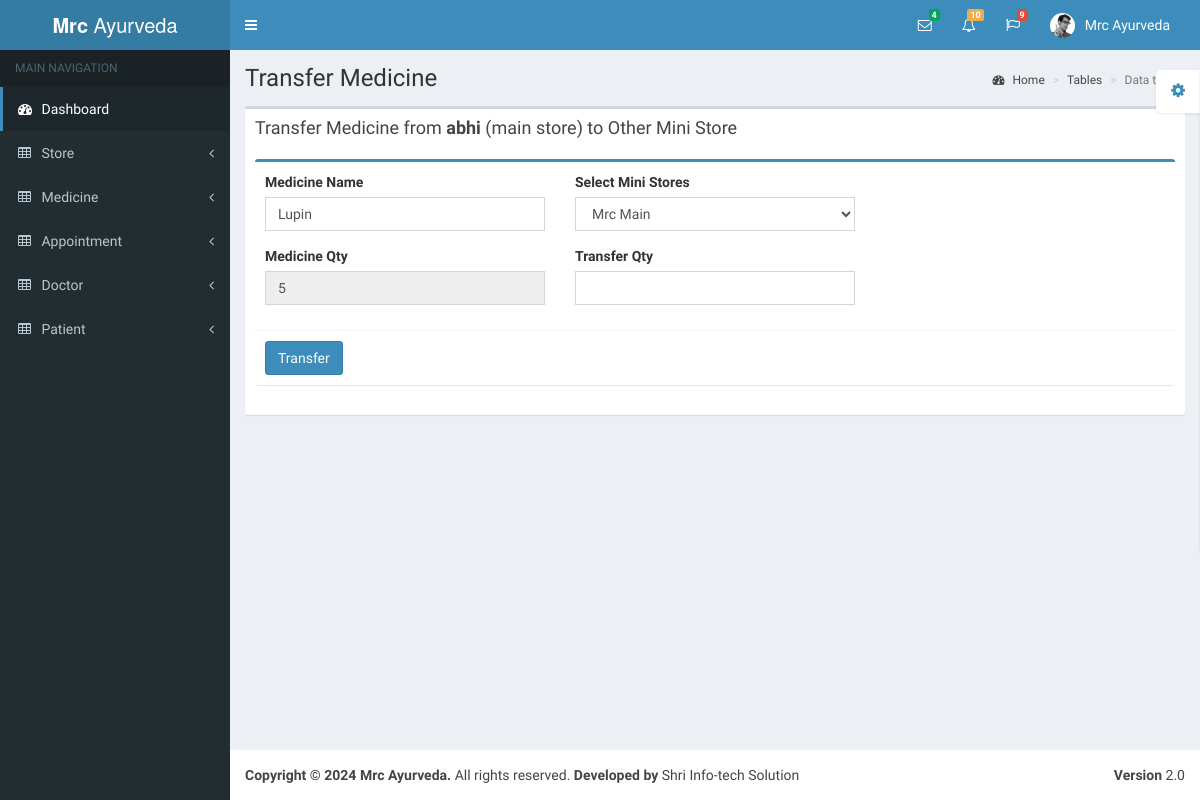
The app's page /store/transfer_mini_store_medicine_detail/3/ with its own data.
### account/models.py (models this page shows, shortened)
class User(AbstractUser):
    username = models.CharField(max_length=500, unique=True, null=True)
    email = models.EmailField(unique=True, null=True)
    mobile = models.CharField(max_length=20, null=True)
    phone = models.CharField(max_length=20, null=True)
    address = models.TextField(null=True)
    is_staff = models.BooleanField(default=False)
    is_active = models.BooleanField(default=True)
    created_at = models.DateTimeField(auto_now_add=True)
    class Meta:
        db_table = 'user'

### store/models.py (models this page shows, shortened)
class MedicineStore(models.Model):
    from_store = models.ForeignKey(Store, related_name='Medicine_from_store', on_delete=models.PROTECT)
    to_store = models.ForeignKey(Store, related_name='Medicine_to_store', on_delete=models.PROTECT)
    medicine = models.ForeignKey(Medicine, on_delete=models.PROTECT)
    qty = models.IntegerField(null=True)
    created_at = models.DateTimeField(auto_now_add=True)
    updated_at = models.DateTimeField(auto_now=True, null=True, blank=True)
    class Meta:
        db_table = 'medicine_store'

### medicine/models.py (models this page shows, shortened)
class Medicine(models.Model):
    medicine_name = models.CharField(max_length=500, null=True)
    medicine_manufacturer = models.CharField(max_length=500, null=True)
    medicine_expiry = models.DateField(null=True)
    created_at = models.DateTimeField(auto_now_add=True)
    updated_at = models.DateTimeField(auto_now=True, null=True, blank=True)
    class Meta:
        db_table = 'medicine'

### store/views.py (the view)
# urls.py: path('transfer_mini_store_medicine_detail/<int:record_id>/', views.transfer_mini_store_medicine_detail, name='transfer_mini_store_medicine_detail'),
def transfer_mini_store_medicine_detail(request, record_id):
    store_medicine = MedicineStore.objects.get(id=record_id)
    from_store_id = store_medicine.to_store.id
    store_name = store_medicine.to_store.user.username
    mini_store = Store.objects.all().exclude(id=from_store_id)
    context = {
        'recorde_id': record_id,
        'from_store_id': from_store_id,
        'store_name': store_name,
        'store_medicine': store_medicine,
        'mini_store': mini_store
    }
    return render(request, 'transfer_medicine_from_mini_store.html', context)

### store/templates/transfer_medicine_from_mini_store.html (shortened to what this page needs)
{% extends 'base.html' %}
{% block content %}
<div class="wrapper">
    <div class="content-wrapper">
        <section class="content-header">
            <h1>Transfer Medicine</h1>
            <ol class="breadcrumb">
                <li><a href="/"><i class="fa fa-dashboard"></i> Home</a></li>
                <li><a href="/">Tables</a></li>
                <li class="active">Data tables</li>
            </ol>
        </section>
        <section class="content">
            <div class="row">
                <div class="col-xs-12">
                    <div class="box">
                        <div class="box-header">
                            <h3 class="box-title">Transfer Medicine from <strong>{{store_name}}</strong> (main store) to
                                Other Mini Store</h3>
                        </div>
                        <div class="box-body">
                            <div class="box box-primary">
                                <form id="medicine_form" role="form">{% csrf_token %}
                                    <div class="box-body">
                                        <div class="row">
                                            <div class="col-lg-4 form-group">
                                                <label for="medicine_name" class="form-label">Medicine Name</label>
                                                <input type="text" class="form-control" id="medicine_name"
                                                       name="medicine_name" value="{{store_medicine.medicine.medicine_name}}"
                                                       required>
                                            </div>
                                            <div class="col-lg-4 form-group">
                                                <label for="medicine_name" class="form-label">Select Mini Stores</label>
                                                <select name="to_store_id" id="to_store_id" class="form-control">
                                                    {% for i in mini_store %}
                                                    <option value="{{i.id}}">{{i.user.username}}</option>
                                                    {% endfor %}
                                                </select>
                                            </div>
                                        </div>
                                        <div class="row">
                                            <div class="col-lg-4 form-group">
                                                <label for="medicine_qty" class="form-label">Medicine Qty</label>
                                                <input type="number" class="form-control" id="medicine_qty"
                                                       name="medicine_qty" value="{{store_medicine.qty}}" readonly required>
                                            </div>
                                            <div class="col-lg-4 form-group">
                                                <label for="medicine_qty" class="form-label">Transfer Qty</label>
                                                <input type="text" class="form-control" id="add_medicine_qty"
                                                       name="transfer_medicine_qty" onkeypress="return isNumberKey(event)"
                                                       maxlength="3" required>
                                            </div>
                                        </div>
                                    </div>
                                    <div class="box-footer">
                                        <button type="submit" class="btn btn-primary">Transfer</button>
                                    </div>
                                </form>
                            </div>
                        </div>
                    </div>
                </div>
            </div>
        </section>
    </div>
</div>
{% endblock content %}

### records on screen
User: username "abhi"
MedicineStore: medicine_name "Lupin", medicine_qty "5"

### other values on screen
form field to_store_id "Mrc Main"
